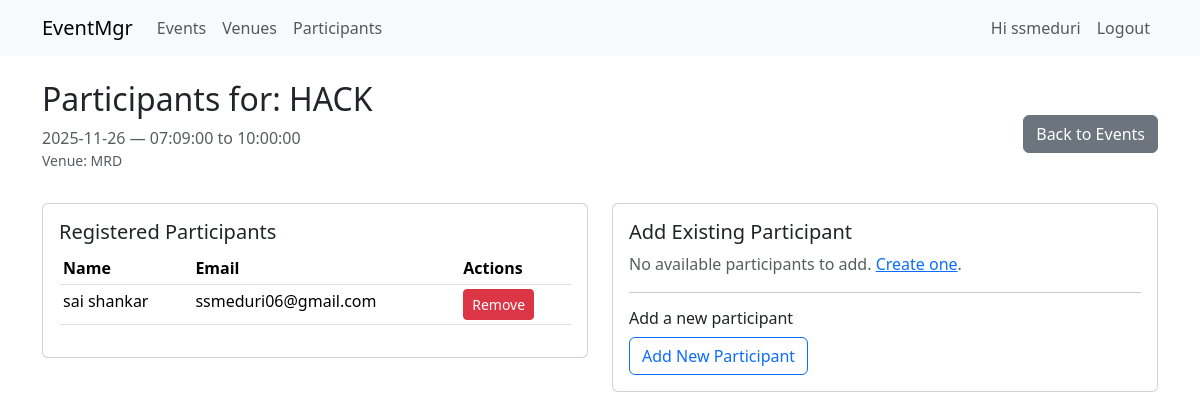
Page /event/1/participants (signed in) on the committed database.
### app/models.py (models this page shows, shortened)
class User(UserMixin, db.Model):
    id = db.Column(db.Integer, primary_key=True)
    username = db.Column(db.String(80), unique=True, nullable=False)
    password_hash = db.Column(db.String(200), nullable=False)

class Event(db.Model):
    id = db.Column(db.Integer, primary_key=True)
    title = db.Column(db.String(120), nullable=False)
    description = db.Column(db.Text)
    date = db.Column(db.Date, nullable=False)
    start_time = db.Column(db.Time, nullable=False)
    end_time = db.Column(db.Time, nullable=False)
    venue_id = db.Column(db.Integer, db.ForeignKey('venue.id'), nullable=False)
    participants = db.relationship('Participant', secondary=event_participants, back_populates='events')

class Venue(db.Model):
    id = db.Column(db.Integer, primary_key=True)
    name = db.Column(db.String(150), nullable=False, unique=True)
    capacity = db.Column(db.Integer, nullable=False, default=0)
    resources_list = db.relationship('Resource', back_populates='venue', cascade='all, delete-orphan')
    events = db.relationship('Event', backref='venue', lazy=True, cascade='all, delete-orphan')

class Participant(db.Model):
    id = db.Column(db.Integer, primary_key=True)
    name = db.Column(db.String(150), nullable=False)
    email = db.Column(db.String(200), nullable=True)
    phone = db.Column(db.String(50), nullable=True)
    notes = db.Column(db.Text, nullable=True)
    events = db.relationship('Event', secondary=event_participants, back_populates='participants')

### app/routes.py (the view)
@main_bp.route('/event/<int:event_id>/participants')
@login_required
def event_participants_view(event_id):
    event = Event.query.get_or_404(event_id)
    available = Participant.query.filter(~Participant.events.any(id=event.id)).order_by(Participant.name).all()
    return render_template('events/participants.html', event=event, available=available)

### app/__init__.py (called while the page is built)
def create_app():
    app = Flask(__name__, static_folder='static', template_folder='templates')
    app.config.from_object(Config)
    db.init_app(app)
    login_manager.init_app(app)
    from .models import User
    @login_manager.user_loader
    def load_user(user_id):
        return User.query.get(int(user_id))
    from .routes import main_bp
    from .auth import auth_bp
    app.register_blueprint(main_bp)
    app.register_blueprint(auth_bp)
    return app

### app/templates/events/participants.html
{% extends 'base.html' %}
{% block content %}
<div class="d-flex justify-content-between align-items-center mb-3">
  <div>
    <h2>Participants for: {{ event.title }}</h2>
    <p class="text-muted mb-0">{{ event.date }} — {{ event.start_time }} to {{ event.end_time }}</p>
    <p class="small text-muted">Venue: {{ event.venue.name if event.venue else 'N/A' }}</p>
  </div>
  <div>
    <a class="btn btn-secondary" href="{{ url_for('main.list_events') }}">Back to Events</a>
  </div>
</div>
<div class="row">
  <div class="col-md-6 mb-4">
    <div class="card">
      <div class="card-body">
        <h5 class="card-title">Registered Participants</h5>
        <table class="table table-sm">
          <thead><tr><th>Name</th><th>Email</th><th>Actions</th></tr></thead>
          <tbody>
            {% for p in event.participants %}
            <tr>
              <td>{{ p.name }}</td>
              <td>{{ p.email or '-' }}</td>
              <td>
                <form method="POST" action="{{ url_for('main.remove_participant_from_event', event_id=event.id, pid=p.id) }}" style="display:inline-block" onsubmit="return confirm('Remove participant from event?');">
                  <button class="btn btn-sm btn-danger">Remove</button>
                </form>
              </td>
            </tr>
            {% else %}
            <tr><td colspan="3">No participants registered.</td></tr>
            {% endfor %}
          </tbody>
        </table>
      </div>
    </div>
  </div>
  <div class="col-md-6 mb-4">
    <div class="card">
      <div class="card-body">
        <h5 class="card-title">Add Existing Participant</h5>
        {% if available %}
        <form method="POST" action="{{ url_for('main.add_participant_to_event', event_id=event.id) }}">
          <div class="mb-3">
            <select name="participant_id" class="form-select" required>
              <option value="">Select participant</option>
              {% for p in available %}
                <option value="{{ p.id }}">{{ p.name }}{% if p.email %} ({{ p.email }}){% endif %}</option>
              {% endfor %}
            </select>
          </div>
          <button class="btn btn-primary">Add to Event</button>
        </form>
        {% else %}
        <p class="text-muted">No available participants to add. <a href="{{ url_for('main.add_participant') }}">Create one</a>.</p>
        {% endif %}
        <hr>
        <h6>Add a new participant</h6>
        <a class="btn btn-outline-primary" href="{{ url_for('main.add_participant') }}">Add New Participant</a>
      </div>
    </div>
  </div>
</div>
{% endblock %}

### app/templates/base.html (shortened to what this page needs)
<!doctype html>
<html lang="en">
<head>
    <link href="https://cdn.jsdelivr.net/npm/bootstrap@5.3.2/dist/css/bootstrap.min.css" rel="stylesheet">
</head>
<body>
<nav class="navbar navbar-expand-lg navbar-light bg-light mb-4">
  <div class="container">
    <a class="navbar-brand" href="{{ url_for('main.index') }}">
        EventMgr
    </a>
    <div class="collapse navbar-collapse" id="navbarNav">
      <ul class="navbar-nav me-auto">
        <li class="nav-item">
          <a class="nav-link" href="{{ url_for('main.list_events') }}">Events</a>
        </li>
        <li class="nav-item">
          <a class="nav-link" href="{{ url_for('main.list_venues') }}">Venues</a>
        </li>
        <li class="nav-item">
          <a class="nav-link" href="{{ url_for('main.list_participants') }}">Participants</a>
        </li>
      </ul>
      <ul class="navbar-nav ms-auto">
        {% if current_user.is_authenticated %}
          <li class="nav-item">
            <a class="nav-link">Hi {{ current_user.username }}</a>
          </li>
          <li class="nav-item">
            <a class="nav-link" href="{{ url_for('auth.logout') }}">Logout</a>
          </li>
        {% else %}
          <li class="nav-item">
            <a class="nav-link" href="{{ url_for('auth.login') }}">Login</a>
          </li>
        {% endif %}
      </ul>
    </div>
  </div>
</nav>
<div class="container">
    {% block content %}{% endblock %}
</div>
</body>
</html>

### rows in the picture
User: username "ssmeduri"
Event: title "HACK", date "2025-11-26", start_time "07:09:00", end_time "10:00:00"
Venue: venue "MRD"
Participant: name "sai shankar", email "ssmeduri06@gmail.com"
